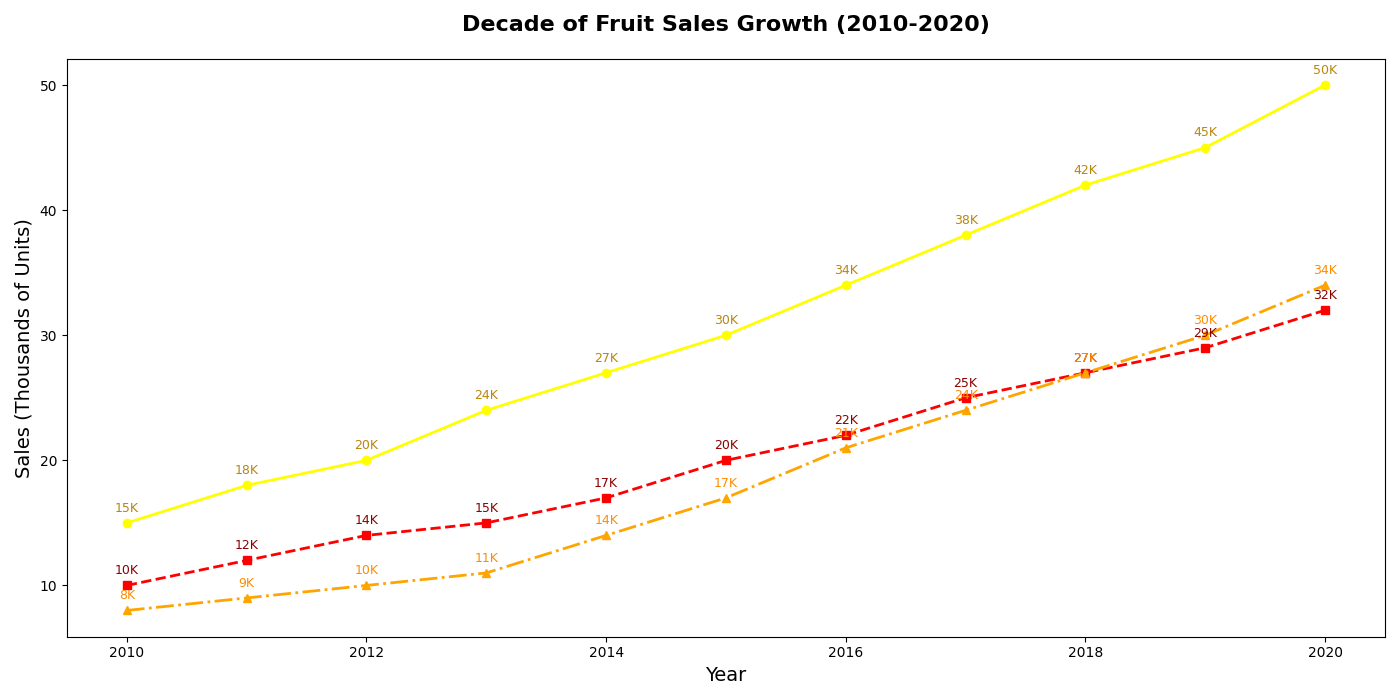

Here is the Python script that generated this plot:
import matplotlib.pyplot as plt
import numpy as np

years = np.arange(2010, 2021)

apple_sales = [15, 18, 20, 24, 27, 30, 34, 38, 42, 45, 50]
orange_sales = [10, 12, 14, 15, 17, 20, 22, 25, 27, 29, 32]
banana_sales = [8, 9, 10, 11, 14, 17, 21, 24, 27, 30, 34]

fig, ax = plt.subplots(figsize=(14, 7))

ax.plot(years, apple_sales, marker='o', linestyle='-', color='yellow', linewidth=2, markersize=6)
ax.plot(years, orange_sales, marker='s', linestyle='--', color='r', linewidth=2, markersize=6)
ax.plot(years, banana_sales, marker='^', linestyle='-.', color='orange', linewidth=2, markersize=6)

for year, sales in zip(years, apple_sales):
    ax.annotate(f'{sales}K', xy=(year, sales), xytext=(0, 8), textcoords='offset points', fontsize=9, ha='center', color='darkgoldenrod')

for year, sales in zip(years, orange_sales):
    ax.annotate(f'{sales}K', xy=(year, sales), xytext=(0, 8), textcoords='offset points', fontsize=9, ha='center', color='darkred')

for year, sales in zip(years, banana_sales):
    ax.annotate(f'{sales}K', xy=(year, sales), xytext=(0, 8), textcoords='offset points', fontsize=9, ha='center', color='darkorange')

ax.set_title('Decade of Fruit Sales Growth (2010-2020)', fontsize=16, fontweight='bold', pad=20)
ax.set_xlabel('Year', fontsize=14)
ax.set_ylabel('Sales (Thousands of Units)', fontsize=14)

plt.tight_layout()
plt.show()
